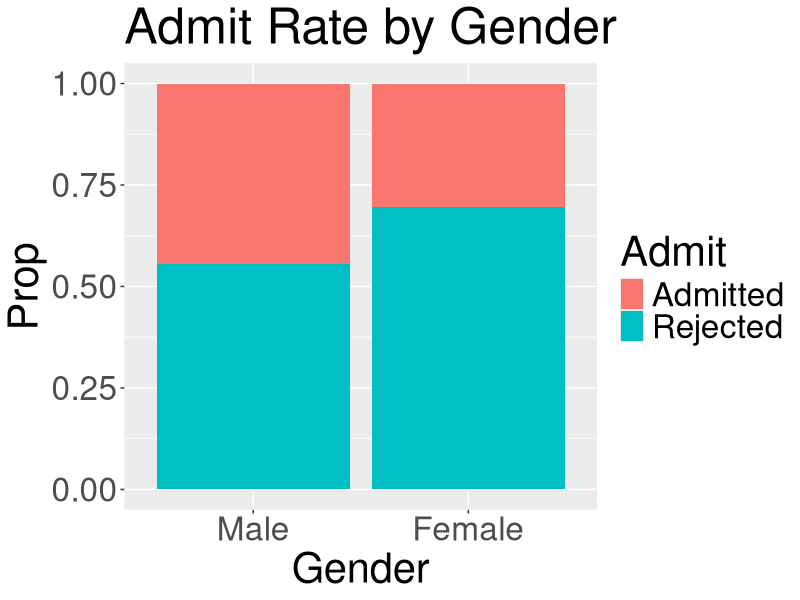
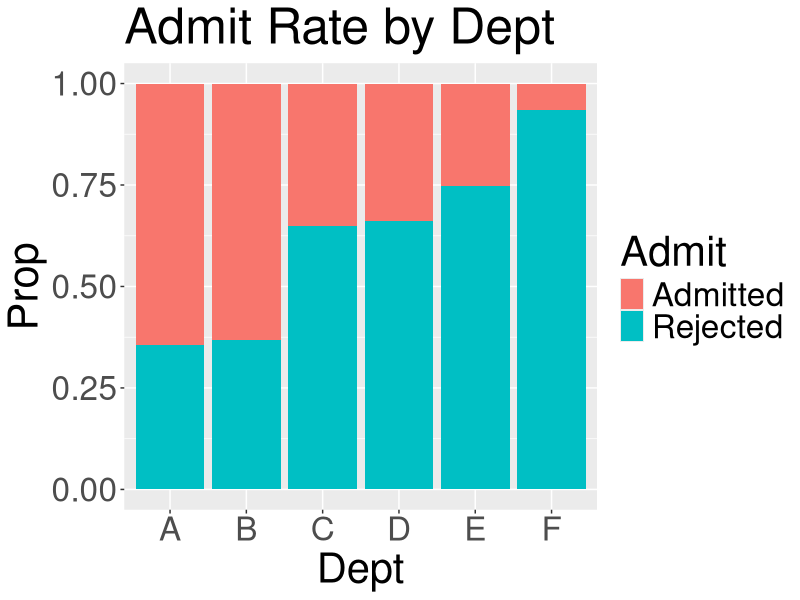
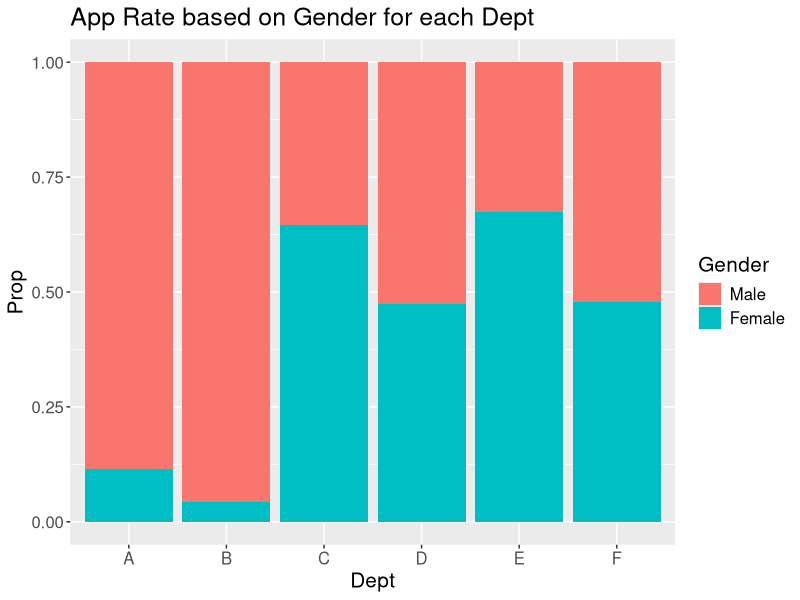

R code for these plots, in order:
## ---- chunk 1
library(tidyverse)
library(datasets)
## ---- chunk 2
ucb <- data.frame(UCBAdmissions)

gender <-
  group_by(ucb, Gender) %>%
  summarize(Total = sum(Freq))


gender_admit <-
  group_by(ucb, Admit, Gender) %>%
  summarize(Freq = sum(Freq)) %>%
  inner_join(gender) %>%
  mutate(Prop = Freq/Total)



gender_admit %>% 
  ggplot(aes(x = Gender, y = Prop, fill = Admit)) +
  geom_bar(stat = "identity") +
  theme(text = element_text(size=30)) +
  labs(title = "Admit Rate by Gender")


## ---- chunk 3

dept <-
  group_by(ucb, Dept) %>%
  summarize(Total = sum(Freq))


dept_admit <-
  group_by(ucb, Admit, Dept) %>%
  summarize(Freq = sum(Freq)) %>%
  inner_join(dept) %>%
  mutate(Prop = Freq/Total)



ggplot(dept_admit, aes(x = Dept, 
                         y = Prop, fill = Admit)) +
  geom_bar(stat = "identity")   +
  theme(text = element_text(size=30)) +
  labs(title = "Admit Rate by Dept")


## ---- chunk 4

gender_dept <-
  group_by(ucb, Gender, Dept) %>%
  summarize(Freq = sum(Freq)) %>%
  inner_join(dept) %>%
  mutate(Prop=Freq/Total)

ggplot(gender_dept, aes(x = Dept, y = Prop, 
                        fill = Gender)) +
  geom_bar(stat = "identity") +
  theme(text = element_text(size=15)) +
  labs(title = "App Rate based on Gender for each Dept")
  
